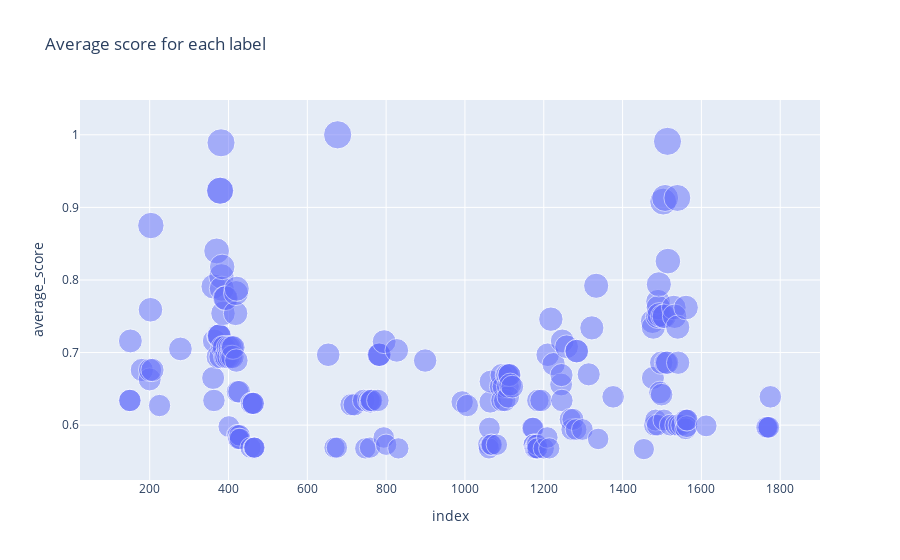

Source (notebook cell):
### Code cell
# plot the average score for each label with plotly
fig = px.scatter(df_results_scores, x=df_results_scores.index,
                  y="average_score",
                  title="Average score for each label", size="average_score", size_max=20, opacity=0.5)
fig.show()

### Figure 1 — Plotly figure (JSON) as saved in the notebook; plotly's stock layout.template omitted (floating-point values rounded to 4 significant figures; data arrays with more than 128 entries replaced by an {"elided": "..."} marker saying what was removed)
{"data": [{"hovertemplate": "index=%{x}<br>average_score=%{marker.size}<extra></extra>", "legendgroup": "", "marker": {"color": "#636efa", "opacity": 0.5, "size": {"elided": "189 float values"}, "sizemode": "area", "sizeref": 0.0025, "symbol": "circle"}, "mode": "markers", "name": "", "orientation": "v", "showlegend": false, "type": "scatter", "x": {"elided": "189 int values"}, "xaxis": "x", "y": {"elided": "189 float values"}, "yaxis": "y"}], "layout": {"legend": {"itemsizing": "constant", "tracegroupgap": 0}, "title": {"text": "Average score for each label"}, "xaxis": {"anchor": "y", "domain": [0, 1], "title": {"text": "index"}}, "yaxis": {"anchor": "x", "domain": [0, 1], "title": {"text": "average_score"}}}}
